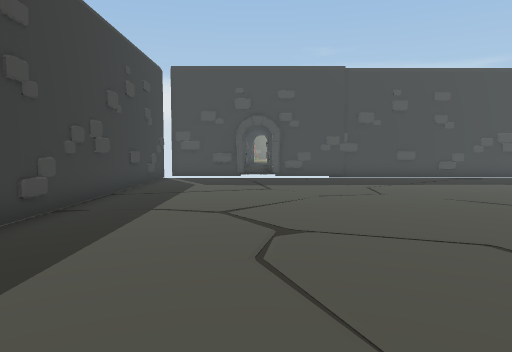
view 1 (above)

14 first-person views from a walk through a Unity game level. The camera is 1.3 m above the floor, tilts 4° down and sees 70° across. Doors are open. The floor is counted in squares, 1 m on a side. Each view is taken from the middle of a square. On the plan, view 1 faces up. The plan holds only what a view shows up to about 15 squares ahead; the rest is blank. The place goes on beyond the plan. The player character is not drawn.

view 2
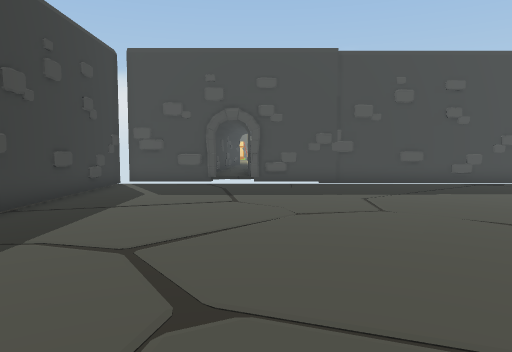

view 3
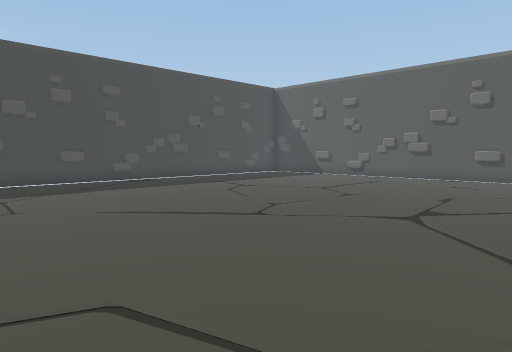

view 4
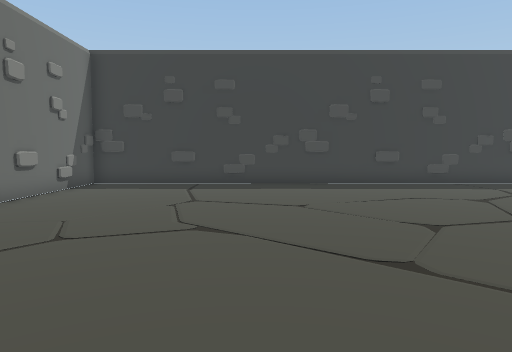

view 5
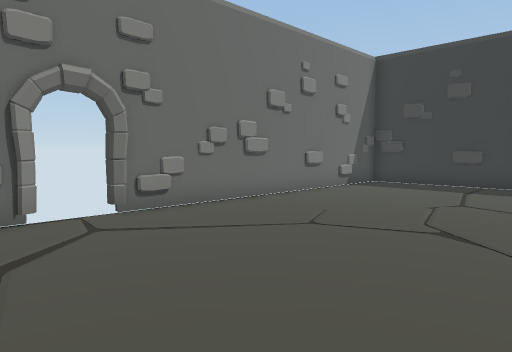

view 6
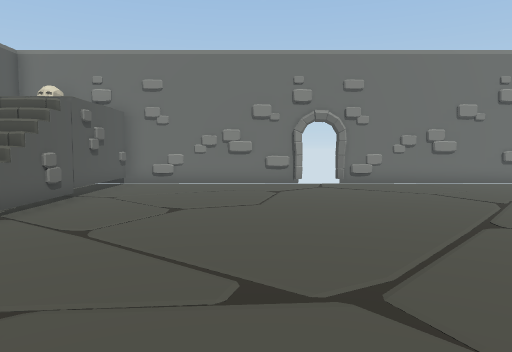

view 7
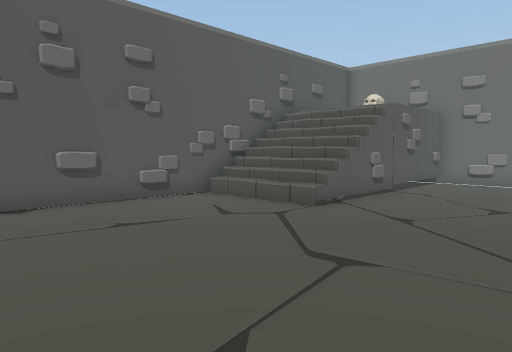

view 8
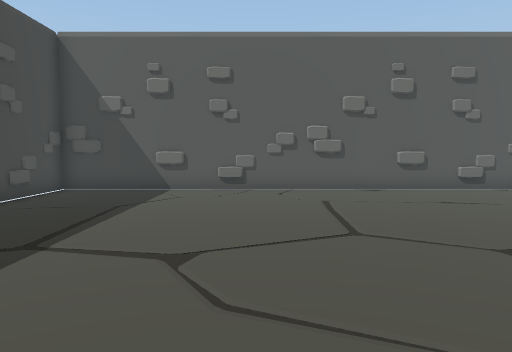

view 9
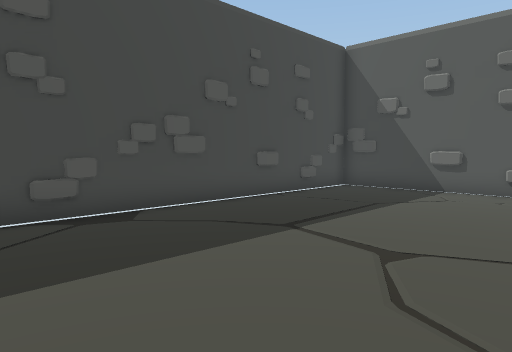

view 10
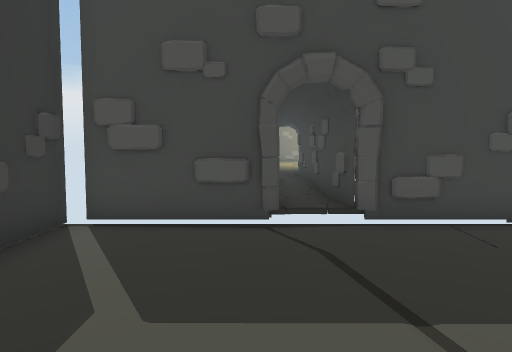

view 11
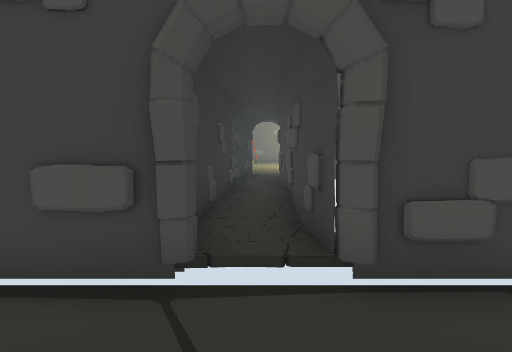

view 12
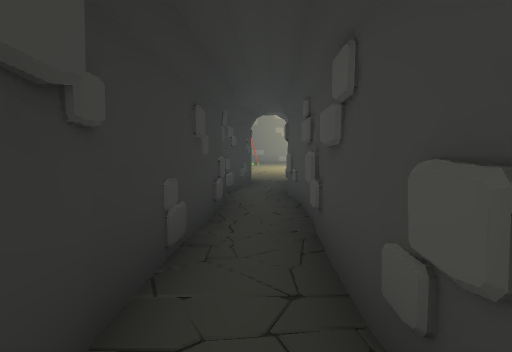

view 13
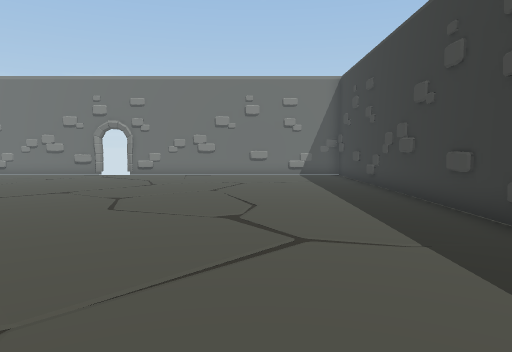

view 14
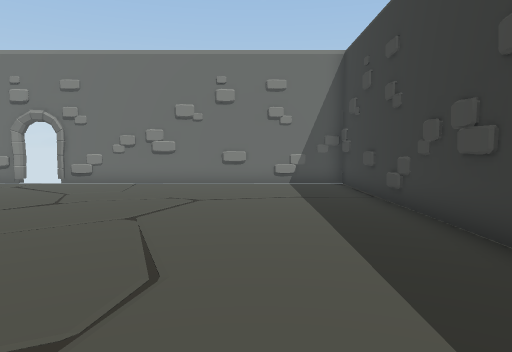

### Floor plan
Points are (right, up) in squares from view 1. A wall is a line through its corners. A room is listed if a view was taken in it or the views show most of it. See-through windows are left out.
Room 1 (views 1, 2, 3, 4, 5, 6, 7, 8, 9, 10, 11, 12, 13, 14)
walls: (5.7, -6.1) (6.2, -6.5); (0.6, 17.4) (0.6, 22.1); (0.8, 17.5) (0.6, 19.1); (8.4, -6.4) (15.3, -6.4); (-0.9, 17.4) (-4, 17.4); (19.2, 2.5) (19.2, 17.4) (1.1, 17.4); (-0.6, 18.1) (-0.6, 17.4); (-0.9, 19) (-0.8, 18); (15, -6.1) (15, 0.5); (-4.4, 17.5) (-4.4, -6.4) (6.6, -6.4); (0.8, 20.9) (0.9, 24.2); (0.6, 22.3) (0.6, 23.5); (0.9, 24.1) (0.8, 24.9); (0.6, 24.3) (0.6, 26); (-0.8, 24.1) (-0.9, 17.9); (-0.6, 25.3) (-0.6, 22.8); (-0.6, 26) (-0.6, 25.4); (-0.7, 26.2) (-0.8, 25.2); (-0.2, 28.5) (-0.7, 25.7)
low walls: (15, 2) (16.5, 2); (15.5, 1.5) (16.5, 1.5); (1, 17.4) (0.6, 17.4); (0.7, 17.9) (0.5, 18.3); (0.6, 18.3) (0.7, 18.8)
ways out: opening at (15.5, 1) to room 2; opening at (17.5, 2) to room 2; gap at (-4, 18); gap at (7.5, -6.5)
Room 2 (no view inside)
walls: (15, 1) (19, 1); (15, 0.5) (19, 0.5); (15, 0.5) (15, 2); (15, 0) (19, 0); (19.2, -0.2) (19.2, 2.5)
low walls: (16.5, 1.5) (19, 1.5)
ways out: opening at (15.5, 1) to room 1; opening at (17.5, 2) to room 1

Positions as (right, up) in squares from view 1, and headings:
1: (0, 0), facing up
2: (1, 3), facing up
3: (2, 2), facing up-right
4: (10, 0), facing left
5: (10, 1), facing down-left
6: (10, 8), facing down
7: (10, 9), facing down-right
8: (7, 11), facing right
9: (7, 10), facing up-right
10: (-1, 11), facing up
11: (0, 14), facing up
12: (0, 17), facing up
13: (0, 13), facing down
14: (-1, 8), facing down
